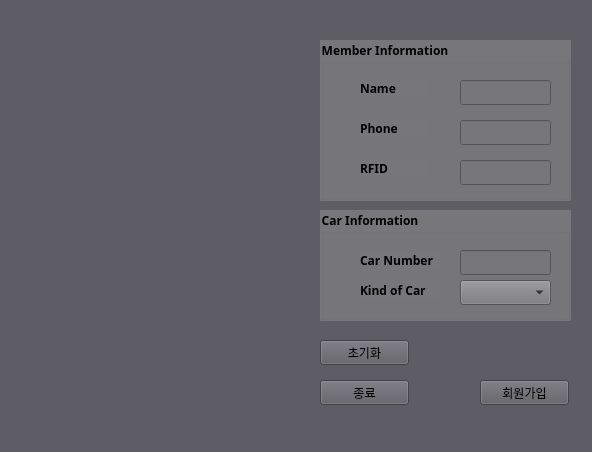
<?xml version="1.0" encoding="UTF-8"?>
<ui version="4.0">
 <class>MainWindow</class>
 <widget class="QMainWindow" name="MainWindow">
  <property name="geometry">
   <rect>
    <x>0</x>
    <y>0</y>
    <width>592</width>
    <height>452</height>
   </rect>
  </property>
  <property name="windowTitle">
   <string>MainWindow</string>
  </property>
  <property name="styleSheet">
   <string notr="true">background-color: rgb(94, 92, 100);</string>
  </property>
  <widget class="QWidget" name="centralwidget">
   <widget class="QGroupBox" name="groupBox">
    <property name="geometry">
     <rect>
      <x>320</x>
      <y>40</y>
      <width>251</width>
      <height>161</height>
     </rect>
    </property>
    <property name="font">
     <font>
      <family>Ubuntu Condensed</family>
      <weight>75</weight>
      <bold>true</bold>
     </font>
    </property>
    <property name="styleSheet">
     <string notr="true">background-color: rgb(119, 118, 123);</string>
    </property>
    <property name="title">
     <string>Member Information</string>
    </property>
    <widget class="QLabel" name="label">
     <property name="geometry">
      <rect>
       <x>40</x>
       <y>40</y>
       <width>67</width>
       <height>17</height>
      </rect>
     </property>
     <property name="font">
      <font>
       <family>Ubuntu Condensed</family>
       <weight>75</weight>
       <bold>true</bold>
      </font>
     </property>
     <property name="text">
      <string>Name</string>
     </property>
    </widget>
    <widget class="QLabel" name="label_3">
     <property name="geometry">
      <rect>
       <x>40</x>
       <y>80</y>
       <width>67</width>
       <height>17</height>
      </rect>
     </property>
     <property name="font">
      <font>
       <family>Ubuntu Condensed</family>
       <weight>75</weight>
       <bold>true</bold>
      </font>
     </property>
     <property name="text">
      <string>Phone</string>
     </property>
    </widget>
    <widget class="QLineEdit" name="inputName">
     <property name="geometry">
      <rect>
       <x>140</x>
       <y>40</y>
       <width>91</width>
       <height>25</height>
      </rect>
     </property>
    </widget>
    <widget class="QLineEdit" name="inputPhone">
     <property name="geometry">
      <rect>
       <x>140</x>
       <y>80</y>
       <width>91</width>
       <height>25</height>
      </rect>
     </property>
    </widget>
    <widget class="QLineEdit" name="inputRFID">
     <property name="geometry">
      <rect>
       <x>140</x>
       <y>120</y>
       <width>91</width>
       <height>25</height>
      </rect>
     </property>
    </widget>
    <widget class="QLabel" name="label_9">
     <property name="geometry">
      <rect>
       <x>40</x>
       <y>120</y>
       <width>67</width>
       <height>17</height>
      </rect>
     </property>
     <property name="font">
      <font>
       <family>Ubuntu Condensed</family>
       <weight>75</weight>
       <bold>true</bold>
      </font>
     </property>
     <property name="text">
      <string>RFID</string>
     </property>
    </widget>
   </widget>
   <widget class="QGroupBox" name="groupBox_2">
    <property name="geometry">
     <rect>
      <x>320</x>
      <y>210</y>
      <width>251</width>
      <height>111</height>
     </rect>
    </property>
    <property name="font">
     <font>
      <family>Ubuntu Condensed</family>
      <weight>75</weight>
      <bold>true</bold>
     </font>
    </property>
    <property name="styleSheet">
     <string notr="true">background-color: rgb(119, 118, 123);</string>
    </property>
    <property name="title">
     <string>Car Information</string>
    </property>
    <widget class="QLabel" name="label_4">
     <property name="geometry">
      <rect>
       <x>40</x>
       <y>40</y>
       <width>81</width>
       <height>20</height>
      </rect>
     </property>
     <property name="maximumSize">
      <size>
       <width>81</width>
       <height>16777215</height>
      </size>
     </property>
     <property name="font">
      <font>
       <family>Ubuntu Condensed</family>
       <weight>75</weight>
       <italic>false</italic>
       <bold>true</bold>
      </font>
     </property>
     <property name="text">
      <string>Car Number</string>
     </property>
    </widget>
    <widget class="QLabel" name="label_5">
     <property name="geometry">
      <rect>
       <x>40</x>
       <y>70</y>
       <width>81</width>
       <height>20</height>
      </rect>
     </property>
     <property name="font">
      <font>
       <family>Ubuntu Condensed</family>
       <weight>75</weight>
       <bold>true</bold>
      </font>
     </property>
     <property name="text">
      <string>Kind of Car</string>
     </property>
    </widget>
    <widget class="QComboBox" name="cbKind">
     <property name="geometry">
      <rect>
       <x>140</x>
       <y>70</y>
       <width>91</width>
       <height>25</height>
      </rect>
     </property>
    </widget>
    <widget class="QLineEdit" name="inputCarNum">
     <property name="geometry">
      <rect>
       <x>140</x>
       <y>40</y>
       <width>91</width>
       <height>25</height>
      </rect>
     </property>
    </widget>
   </widget>
   <widget class="QPushButton" name="btnJoin">
    <property name="geometry">
     <rect>
      <x>480</x>
      <y>380</y>
      <width>89</width>
      <height>25</height>
     </rect>
    </property>
    <property name="text">
     <string>회원가입</string>
    </property>
   </widget>
   <widget class="QPushButton" name="btnClear">
    <property name="geometry">
     <rect>
      <x>320</x>
      <y>340</y>
      <width>89</width>
      <height>25</height>
     </rect>
    </property>
    <property name="text">
     <string>초기화</string>
    </property>
   </widget>
   <widget class="QPushButton" name="btnExit">
    <property name="geometry">
     <rect>
      <x>320</x>
      <y>380</y>
      <width>89</width>
      <height>25</height>
     </rect>
    </property>
    <property name="text">
     <string>종료</string>
    </property>
   </widget>
  </widget>
  <widget class="QMenuBar" name="menubar">
   <property name="geometry">
    <rect>
     <x>0</x>
     <y>0</y>
     <width>592</width>
     <height>22</height>
    </rect>
   </property>
  </widget>
  <widget class="QStatusBar" name="statusbar"/>
 </widget>
 <resources/>
 <connections/>
</ui>
